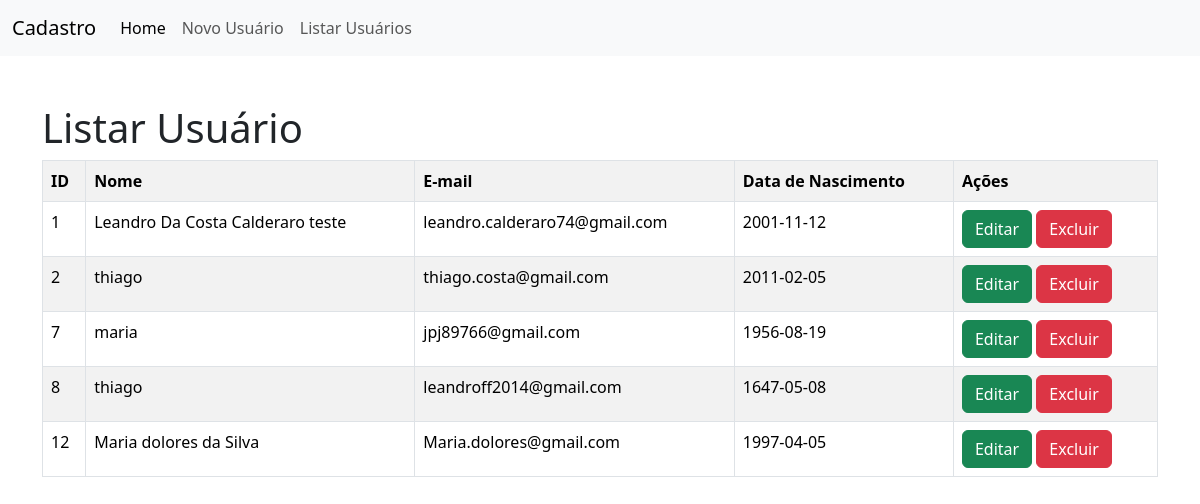
Page /?page=listar on the committed database.
### listar-usuario.php (the view)
<h1>Listar Usuário</h1>
<?php
	$sql = "SELECT * FROM usuários";
	$res = $conn->query($sql);
	$qtd = $res->num_rows;
	if($qtd > 0){
		print "<table class='table table-hover table-striped table-bordered'>";
		 	print "<tr>";
			print "<th>ID</th>";
			print "<th>Nome</th>";
			print "<th>E-mail</th>";
			print "<th>Data de Nascimento</th>";
			print "<th>Ações</th>";
			print "</tr>";
		while($row = $res->fetch_object()){
			print "<tr>";
			print "<td>".$row->id."</td>";
			print "<td>".$row->nome."</td>";
			print "<td>".$row->email."</td>";
			print "<td>".$row->data_nasc."</td>";
			print "<td>
					<button onclick=\"location.href='?page=editar&id=".$row->id."';\" class='btn btn-success'>Editar</button>
					<button onclick=\"if(confirm('Tem certeza que deseja excluir?')){location.href='?page=salvar&acao=excluir&id=".$row->id."';}else{false;}\" class='btn btn-danger'>Excluir</button>
					</td>";
			print "</tr>";
		}
		print "</table>";
	}else{
		print "<p class='alert alert-danger'>Não encontrou resultados!</p>";
	}
?>

### index.php (shortened to what this page needs)
<!DOCTYPE html>
<html lang="pt-BR">
  <head>
    <link href="css/bootstrap.min.css" rel="stylesheet"
  </head>
  <body>
    <nav class="navbar navbar-expand-lg bg-body-tertiary">
      <div class="container-fluid">
        <a class="navbar-brand" href="#">Cadastro</a>
        <div class="collapse navbar-collapse" id="navbarNav">
          <ul class="navbar-nav">
            <li class="nav-item">
              <a class="nav-link active" aria-current="page" href="index.php">Home</a>
            </li>
            <li class="nav-item">
              <a class="nav-link" href="?page=novo">Novo Usuário</a>
            </li>
            <li class="nav-item">
              <a class="nav-link" href="?page=listar">Listar Usuários</a>
            </li>
          </ul>
        </div>
      </div>
    </nav>
    <div class="container">
      <div class="row">
        <div class="col mt-5">
          <?php
              include("config.php");
              switch (@$_REQUEST["page"]){
                case "listar":
                  include("listar-usuario.php");
                break;
              }
          ?>
        </div>
      </div>
    </div>
  </body>
</html>

### rows in the picture
usuários: id "1", nome "Leandro Da Costa Calderaro teste", email "leandro.calderaro74@gmail.com", data_nasc "2001-11-12"
usuários: id "2", nome "thiago", email "thiago.costa@gmail.com", data_nasc "2011-02-05"
usuários: id "7", nome "maria", email "jpj89766@gmail.com", data_nasc "1956-08-19"
usuários: id "8", nome "thiago", email "leandroff2014@gmail.com", data_nasc "1647-05-08"
usuários: id "12", nome "Maria dolores da Silva", email "Maria.dolores@gmail.com", data_nasc "1997-04-05"
